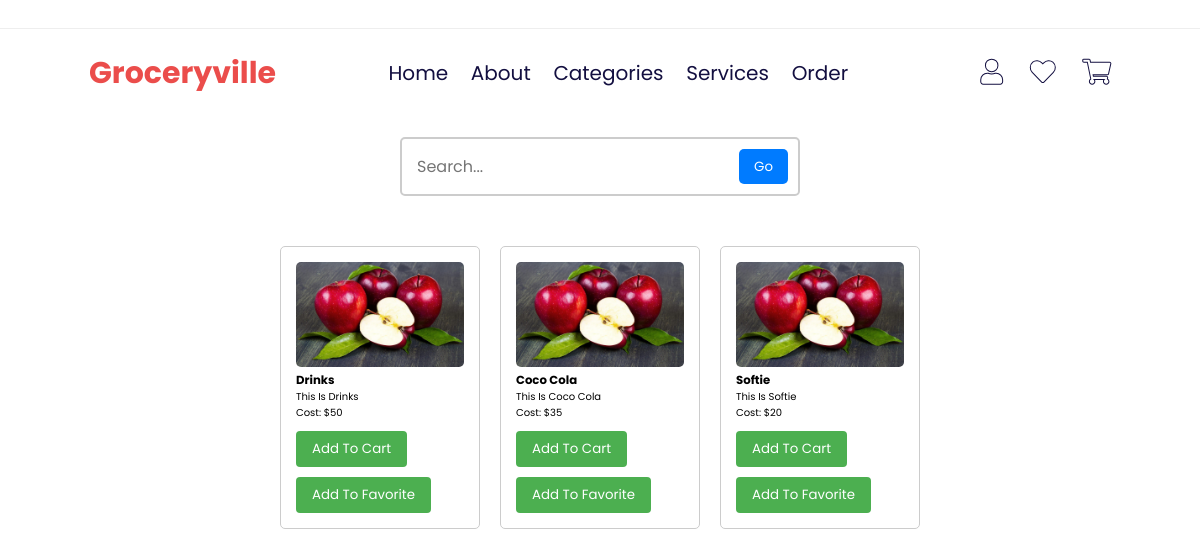
Page /beverages on the committed database.
### tables this page shows
CREATE TABLE beverages(id INTEGER PRIMARY KEY,pname TEXT,description TEXT,cost INTEGER);

### main.py (the view)
@app.route('/beverages')
def beverages():
    if "cname" in session and session['role'] == 'admin':
        return render_template('admin_beverages.html', username=session["cname"])
    else:
        con = sqlite3.connect("database.db")
        con.row_factory = sqlite3.Row
        cur = con.cursor()
        cur.execute("SELECT * FROM beverages")
        beverages_data = cur.fetchall()
        con.close()
        return render_template("beverages.html", beverages_data=beverages_data)

### templates/beverages.html (shortened to what this page needs)
<!DOCTYPE html>
<html lang="en">
<head>
    <link rel="stylesheet" href="https://cdnjs.cloudflare.com/ajax/libs/font-awesome/5.15.4/css/all.min.css">
</head>
<body>
<header>
    <div class="header-top">
    </div>
    <div class="header-main">
        <a href="#" class="logo"> <i class="fa-sharp fa-solid fa-cart-shopping"></i></i> Groceryville</a>
        <nav class="navbar">
            <a href="/customer">home</a>
            <a href="/about">about</a>
            <a href="/categories">Categories</a>
            <a href="/services">services</a>
            <a href="/order">order</a>
        </nav>
        <div class="icons">
            <button class="action-btn">
                <a href="/admin" class="fas fa-user"></a>
            </button>
            <button class="action-btn">
                <a href="/fav" class="fas fa-heart"></a>
            </button>
            <button class="action-btn">
                <a href="/addcart" class="fas fa-shopping-cart"></a>
            </button>
        </div>
    </div>
</header>
<div class="search-bar">
        <input type="text" id="searchInput" placeholder="Search...">
        <button onclick="searchAndNavigate()">Go</button>
    </div>
<div style="display:flex; align-items:center;justify-content:center;flex-wrap:wrap">
    <div class="content" style="display:flex; align-items:center;justify-content:center">
        {% for product in beverages_data %}
        <div class="card">
            <img src="static/images/apple.jpg" alt="Product 1 Image">
            <h3>{{ product.pname }}</h3>
            <p>{{ product.description }}</p>
            <p>Cost: ${{ product.cost }}</p>
            <button onclick="addToCart('{{ product.pname }}', '{{ product.cost }}', 'static/images/apple.jpg')">Add to
                Cart
            </button>
            <button onclick="addToFav('{{ product.pname }}', '{{ product.cost }}', 'static/images/apple.jpg')">Add to favorite</button>
        </div>
        {% endfor %}
    </div>
</div>
</body>
</html>

### templates/beverages.html (style rules this page uses)
* { font-family: 'Poppins', sans-serif; margin: 0; padding: 0; box-sizing: border-box; outline: none; border: none; text-decoration: none; text-transform: capitalize; transition: .2s linear; }
html { font-size: 62.5%; scroll-behavior: smooth; scroll-padding-top: 7rem; overflow-x: hidden; }
.content { padding: 20px; }
.card { border: 1px solid #ccc; border-radius: 5px; padding: 15px; margin: 10px; width: 200px; display: inline-block; }
.card img { width: 100%; height: auto; border-radius: 5px; }
.search-bar { margin: 20px auto; max-width: 400px; padding: 10px; border: 2px solid #ccc; border-radius: 5px; display: flex; justify-content: space-between; }
.search-bar input[type="text"] { flex: 1; padding: 5px; font-size: 16px; border: none; outline: none; }
.search-bar button { padding: 5px 15px; background-color: #007bff; color: white; border: none; border-radius: 5px; cursor: pointer; }
.header-top { display: flex; align-items: center; justify-content: space-between; padding: 1.4rem 7%; border-bottom: .1rem solid #eee; }
.header-main { background: #fff; display: flex; align-items: center; justify-content: space-between; padding: 2rem 7%; position: relative; }
.header-main .logo { color: #eb4d4b; font-size: 3rem; font-weight: bolder; }
.header-main .logo i { padding-right: .5rem; color: #130f40; }
.header-main .navbar a { font-size: 2rem; color: #130f40; margin: 0 1rem; }
.header-main .icons .action-btn { position: relative; font-size: 2.5rem; margin-left: 1.5rem; color: #454545; padding: .5rem; background: #fff; }
.header-main .icons .action-btn a { color: #fff; -webkit-text-stroke: .1rem #130f40; }

### rows in the picture
beverages: pname "Drinks", description "This Is Drinks", cost "50"
beverages: pname "Coco Cola", description "This Is Coco Cola", cost "35"
beverages: pname "Softie", description "This Is Softie", cost "20"
